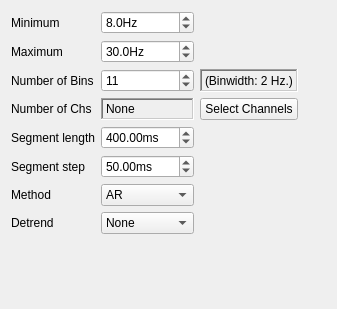
<?xml version="1.0" encoding="UTF-8"?>
<ui version="4.0">
 <class>BandpowerSettingsView</class>
 <widget class="QWidget" name="BandpowerSettingsView">
  <property name="geometry">
   <rect>
    <x>0</x>
    <y>0</y>
    <width>337</width>
    <height>309</height>
   </rect>
  </property>
  <property name="windowTitle">
   <string>Form</string>
  </property>
  <layout class="QGridLayout" name="gridLayout_2">
   <item row="0" column="0">
    <layout class="QGridLayout" name="gridLayout">
     <item row="6" column="1">
      <widget class="QComboBox" name="m_qComboBox_Method">
       <item>
        <property name="text">
         <string>AR</string>
        </property>
       </item>
       <item>
        <property name="text">
         <string>FFT</string>
        </property>
       </item>
      </widget>
     </item>
     <item row="7" column="0">
      <widget class="QLabel" name="m_qLabel_Detrend">
       <property name="text">
        <string>Detrend</string>
       </property>
      </widget>
     </item>
     <item row="6" column="0">
      <widget class="QLabel" name="m_qLabel_Method">
       <property name="text">
        <string>Method</string>
       </property>
      </widget>
     </item>
     <item row="2" column="1">
      <widget class="QSpinBox" name="m_qSpinBox_nBins">
       <property name="minimum">
        <number>1</number>
       </property>
       <property name="maximum">
        <number>1000</number>
       </property>
       <property name="value">
        <number>11</number>
       </property>
      </widget>
     </item>
     <item row="3" column="1">
      <widget class="QLabel" name="m_qLabel_nChannels_show">
       <property name="frameShape">
        <enum>QFrame::WinPanel</enum>
       </property>
       <property name="frameShadow">
        <enum>QFrame::Sunken</enum>
       </property>
       <property name="text">
        <string>None</string>
       </property>
      </widget>
     </item>
     <item row="1" column="1">
      <widget class="QDoubleSpinBox" name="m_qDoubleSpinBox_MaxFreq">
       <property name="suffix">
        <string>Hz</string>
       </property>
       <property name="decimals">
        <number>1</number>
       </property>
       <property name="minimum">
        <double>2.000000000000000</double>
       </property>
       <property name="value">
        <double>30.000000000000000</double>
       </property>
      </widget>
     </item>
     <item row="4" column="0">
      <widget class="QLabel" name="m_qLabel_SegmentLength">
       <property name="text">
        <string>Segment length</string>
       </property>
      </widget>
     </item>
     <item row="5" column="1">
      <widget class="QDoubleSpinBox" name="m_qDoubleSpinBox_SegmentStep">
       <property name="prefix">
        <string/>
       </property>
       <property name="suffix">
        <string>ms</string>
       </property>
       <property name="minimum">
        <double>1.000000000000000</double>
       </property>
       <property name="maximum">
        <double>10000.000000000000000</double>
       </property>
       <property name="value">
        <double>50.000000000000000</double>
       </property>
      </widget>
     </item>
     <item row="7" column="1">
      <widget class="QComboBox" name="m_qComboBox_Detrend">
       <item>
        <property name="text">
         <string>None</string>
        </property>
       </item>
       <item>
        <property name="text">
         <string>Mean</string>
        </property>
       </item>
       <item>
        <property name="text">
         <string>Linear</string>
        </property>
       </item>
      </widget>
     </item>
     <item row="5" column="0">
      <widget class="QLabel" name="m_qLabel_SegmentStep">
       <property name="text">
        <string>Segment step</string>
       </property>
      </widget>
     </item>
     <item row="4" column="1">
      <widget class="QDoubleSpinBox" name="m_qDoubleSpinBox_SegmentLength">
       <property name="prefix">
        <string/>
       </property>
       <property name="suffix">
        <string>ms</string>
       </property>
       <property name="minimum">
        <double>1.000000000000000</double>
       </property>
       <property name="maximum">
        <double>10000.000000000000000</double>
       </property>
       <property name="value">
        <double>400.000000000000000</double>
       </property>
      </widget>
     </item>
     <item row="3" column="2">
      <widget class="QPushButton" name="m_qPushButton_PickChannels">
       <property name="text">
        <string>Select Channels</string>
       </property>
      </widget>
     </item>
     <item row="3" column="0">
      <widget class="QLabel" name="m_qLabel_nChannels">
       <property name="text">
        <string>Number of Chs</string>
       </property>
      </widget>
     </item>
     <item row="2" column="2">
      <widget class="QLabel" name="m_qLabel_binWidth">
       <property name="enabled">
        <bool>true</bool>
       </property>
       <property name="frameShape">
        <enum>QFrame::WinPanel</enum>
       </property>
       <property name="frameShadow">
        <enum>QFrame::Sunken</enum>
       </property>
       <property name="text">
        <string>(Binwidth: 2 Hz.)</string>
       </property>
      </widget>
     </item>
     <item row="0" column="0">
      <widget class="QLabel" name="m_qLabel_MinFreq">
       <property name="text">
        <string>Minimum</string>
       </property>
      </widget>
     </item>
     <item row="0" column="1">
      <widget class="QDoubleSpinBox" name="m_qDoubleSpinBox_MinFreq">
       <property name="suffix">
        <string>Hz</string>
       </property>
       <property name="decimals">
        <number>1</number>
       </property>
       <property name="minimum">
        <double>1.000000000000000</double>
       </property>
       <property name="value">
        <double>8.000000000000000</double>
       </property>
      </widget>
     </item>
     <item row="2" column="0">
      <widget class="QLabel" name="m_qLabel_nBins">
       <property name="text">
        <string>Number of Bins</string>
       </property>
      </widget>
     </item>
     <item row="1" column="0">
      <widget class="QLabel" name="m_qLabel_MaxFreq">
       <property name="text">
        <string>Maximum</string>
       </property>
      </widget>
     </item>
    </layout>
   </item>
   <item row="0" column="1">
    <spacer name="m_qHorizontalSpacer_Margin">
     <property name="orientation">
      <enum>Qt::Horizontal</enum>
     </property>
     <property name="sizeHint" stdset="0">
      <size>
       <width>45</width>
       <height>20</height>
      </size>
     </property>
    </spacer>
   </item>
   <item row="1" column="0">
    <spacer name="m_qVerticalSpacer_Margin">
     <property name="orientation">
      <enum>Qt::Vertical</enum>
     </property>
     <property name="sizeHint" stdset="0">
      <size>
       <width>20</width>
       <height>33</height>
      </size>
     </property>
    </spacer>
   </item>
  </layout>
 </widget>
 <resources/>
 <connections/>
</ui>
